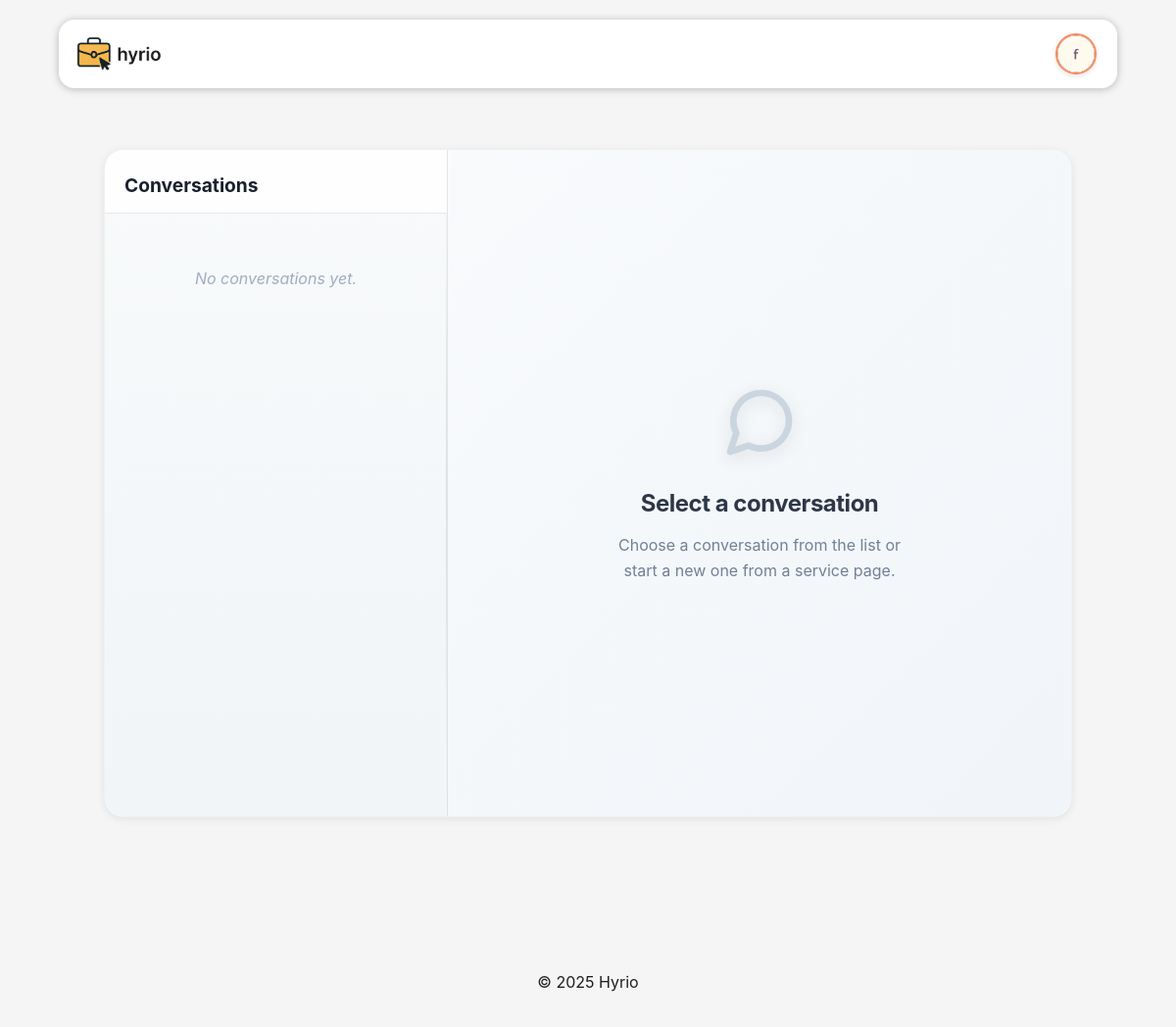
The app's page /pages/messages.php (signed in), older data.
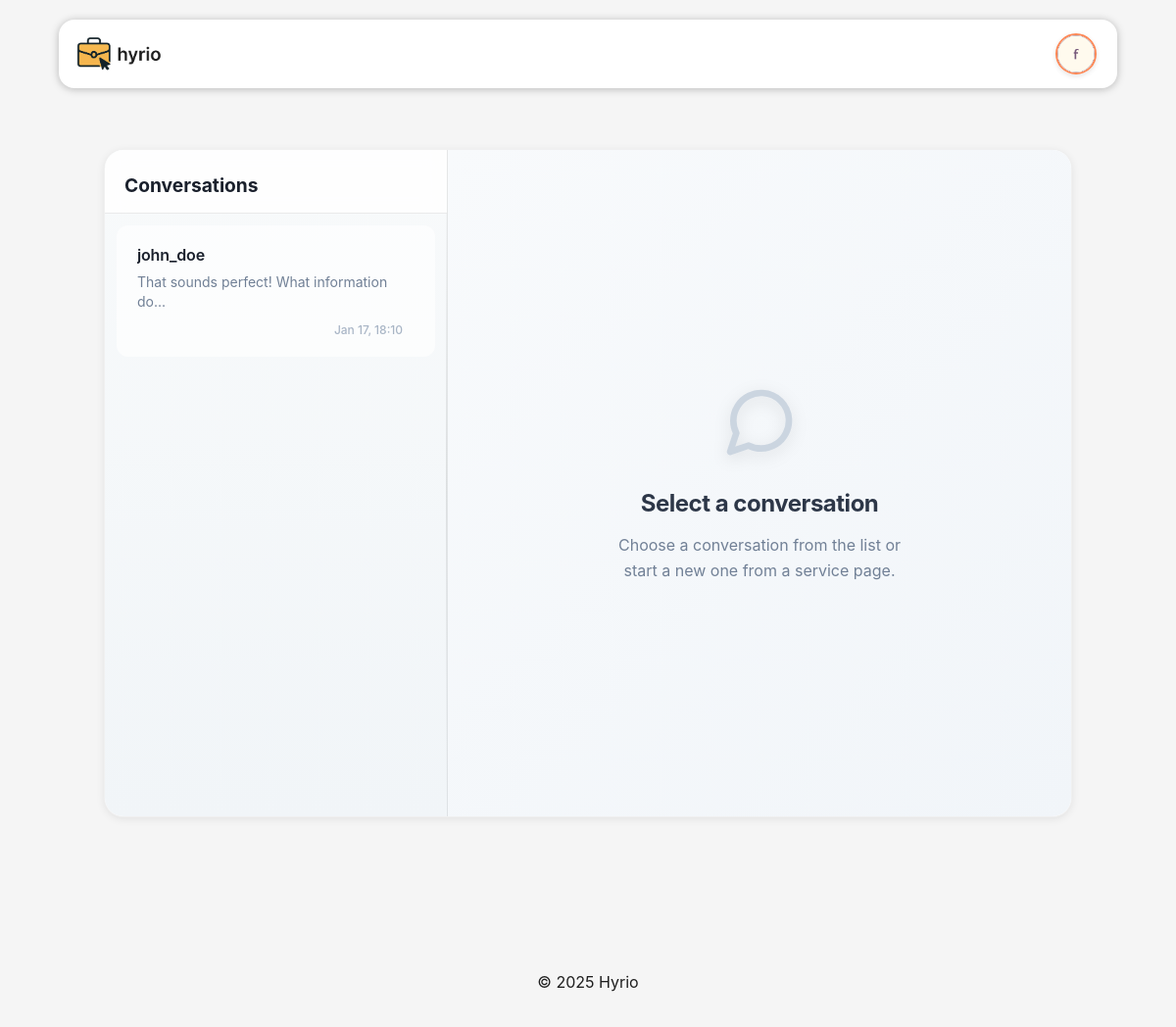
The same page, newer data.
### tables this page shows
CREATE TABLE messages (
  id INTEGER PRIMARY KEY,
  sender VARCHAR(255) NOT NULL REFERENCES users(username),
  receiver VARCHAR(255) NOT NULL REFERENCES users(username),
  message_text TEXT NOT NULL,
  timestamp INTEGER NOT NULL,
  read_timestamp INTEGER DEFAULT 0  -- 0 = unread, timestamp = when read
);

### database/classes/messages.php (called while the page is built, shortened)
<?php
function getConversations($db, $username)
{
    $query = $db->prepare("
            SELECT DISTINCT
                CASE
                    WHEN sender = :username THEN receiver
                    ELSE sender
                END AS other_user
            FROM messages
            WHERE sender = :username OR receiver = :username
        ");
    $query->execute(['username' => $username]);
    $conversations = $query->fetchAll(PDO::FETCH_ASSOC);
    $result = [];
    foreach ($conversations as $conv) {
        $otherUser = $conv['other_user'];
        $lastMsgQuery = $db->prepare("
                SELECT message_text, timestamp, sender
                FROM messages
                WHERE (sender = :username AND receiver = :other_user)
                   OR (sender = :other_user AND receiver = :username)
                ORDER BY timestamp DESC
                LIMIT 1
            ");
        $lastMsgQuery->execute(['username' => $username, 'other_user' => $otherUser]);
        $lastMessage = $lastMsgQuery->fetch(PDO::FETCH_ASSOC);
        $unreadQuery = $db->prepare("
                SELECT COUNT(*) as unread_count
                FROM messages
                WHERE sender = :other_user
                  AND receiver = :username
                  AND read_timestamp = 0
            ");
        $unreadQuery->execute([
            'other_user' => $otherUser,
            'username' => $username
        ]);
        $unreadData = $unreadQuery->fetch(PDO::FETCH_ASSOC);
        $result[] = [
            'other_user' => $otherUser,
            'last_message' => $lastMessage ? $lastMessage['message_text'] : '',
            'last_message_timestamp' => $lastMessage ? $lastMessage['timestamp'] : 0,
            'last_message_sender' => $lastMessage ? $lastMessage['sender'] : '',
            'unread_count' => $unreadData['unread_count']
        ];
    }
    usort($result, function ($a, $b) {
        return $b['last_message_timestamp'] - $a['last_message_timestamp'];
    });
    return $result;
}

### includes/auth.php (called while the page is built, shortened)
<?php
class Auth
{
    private static ?Auth $instance = null;
    public static function getInstance(): Auth
    {
        if (self::$instance === null) {
            self::$instance = new Auth();
        }
        return self::$instance;
    }
    public function getUser()
    {
        return $_SESSION['user'] ?? null;
    }
}

### pages/messages.php (the view, shortened to what the changed rows need)
<?php
require_once(__DIR__ . '/../database/classes/user.php');
require_once(__DIR__ . '/../database/classes/messages.php');
require_once(__DIR__ . '/../includes/auth.php');
require_once(__DIR__ . '/../includes/common.php');
$loggedInUser = Auth::getInstance()->getUser();
$username = $loggedInUser['username'];
$db = Database::getInstance();
$otherUser = isset($_GET['user']) ? $_GET['user'] : null;
$conversations = getConversations($db, $username);
echo '<link rel="stylesheet" href="/css/messages.css">';
?>
<main class="messages-container">
    <div class="messages-layout<?= $otherUser ? ' conversation-selected' : '' ?>">
        <aside class="conversations-sidebar">
            <h2>Conversations</h2>
            <div class="conversation-list">
                <?php
                if (empty($conversations) && !$otherUser): ?>
                    <p class="no-conversations">No conversations yet.</p>
                <?php else: ?>
                    <?php foreach ($conversations as $conversation):
                        $otherUsername = htmlspecialchars($conversation['other_user']);
                        $lastMessage = htmlspecialchars($conversation['last_message']);
                        $lastMessageTime = date('M j, H:i', $conversation['last_message_timestamp']);
                        $unreadCount = (int) $conversation['unread_count'];
                        $hasUnread = $unreadCount > 0;
                        $isSelected = ($otherUser === $otherUsername) ? 'selected' : '';
                        $unreadClass = $hasUnread ? 'unread' : '';
                        ?>
                        <a href="/pages/messages.php?user=<?= $otherUsername ?>"
                            class="conversation-item <?= $isSelected ?> <?= $unreadClass ?>">
                            <div class="conversation-info">
                                <div class="conversation-header-info">
                                    <h3><?= $otherUsername ?></h3>
                                </div>
                                <div class="last-message">
                                    <span class="message-preview">
                                        <?= mb_strlen($lastMessage) > 40 ? mb_substr($lastMessage, 0, 40) . '...' : $lastMessage ?>
                                    </span>
                                    <span class="message-time"><?= $lastMessageTime ?></span>
                                </div>
                            </div>
                        </a>
                    <?php endforeach; ?>
                <?php endif; ?>
            </div>
        </aside>
        <section class="message-area">
            <?php if ($otherUser): ?>
                <?php
                $messages = getMessages($db, $username, $otherUser);
                ?>
                <div class="conversation-header">
                    <button class="mobile-back-btn" onclick="goBackToConversations()">
                        <svg xmlns="http://www.w3.org/2000/svg" width="20" height="20" viewBox="0 0 24 24" fill="none"
                            stroke="currentColor" stroke-width="2" stroke-linecap="round" stroke-linejoin="round">
                            <path d="m15 18-6-6 6-6" />
                        </svg>
                        Back
                    </button>
                    <h2>
                        <?= htmlspecialchars($otherUser) ?>
                    </h2>
                    <div class="connection-status" id="connection-status">
                        <span class="status-indicator"></span>
                        <span class="status-text">Connected</span>
                    </div>
                </div>
                <div class="messages-list" id="messages-list">
                    <?php if (empty($messages)): ?>
                        <p class="no-messages">No messages yet. Start the conversation!</p>
                    <?php else: ?>
                        <?php foreach ($messages as $message): ?>
                            <?php
                            $isOwn = ($message['sender'] === $username);
                            $messageClass = $isOwn ? 'message-own' : 'message-other';
                            ?>
                            <div class="message-item <?= $messageClass ?>">
                                <div class="message-content">
                                    <p><?= htmlspecialchars($message['message_text']) ?></p>
                                    <span class="message-time"><?= date('M j, H:i', $message['timestamp']) ?></span>
                                </div>
                            </div>
                        <?php endforeach; ?>
                    <?php endif; ?>
                </div>
                <form class="message-form" method="post" data-ajax="true">
                    <input type="hidden" name="receiver" value="<?= htmlspecialchars($otherUser) ?>">
                    <div class="message-input-area">
                        <textarea name="message_text" placeholder="Type a message..." class="message-input"
                            rows="3"></textarea>
                    </div>
                    <div class="message-actions">
                        <button type="submit" class="send-btn">Send</button>
                    </div>
                </form>
                <script src="/js/messages.js"></script>
                <script>
                    // Mobile navigation function
                    function goBackToConversations() {
                        // For mobile, navigate to messages page without user parameter
                        if (window.innerWidth <= 768) {
                            window.location.href = '/pages/messages.php';
                        } else {
                            // For larger screens, also redirect to messages page
                            window.location.href = '/pages/messages.php';
                        }
                    }
                    // Initialize real-time messaging
                    document.addEventListener('DOMContentLoaded', function () {
                        // Initialize conversation list manager (always active)
                        window.conversationListManager = new ConversationListManager('<?= htmlspecialchars($username) ?>');
                        window.conversationListManager.init();
                        // Initialize message handler only if we have a conversation selected
                        <?php if ($otherUser): ?>
                            window.messagesHandler = new MessagesHandler({
                                otherUser: '<?= htmlspecialchars($otherUser) ?>',
                                currentUser: '<?= htmlspecialchars($username) ?>',
                                lastMessageId: <?= !empty($messages) ? end($messages)['id'] : 0 ?>
                            });
                            window.messagesHandler.init();
                        <?php endif; ?>
                        // Handle mobile conversation clicks
                        const conversationItems = document.querySelectorAll('.conversation-item');
                        conversationItems.forEach(item => {
                            item.addEventListener('click', function (e) {
                                if (window.innerWidth <= 768) {
                                    // On mobile, add transition effect and navigate
                                    const messagesLayout = document.querySelector('.messages-layout');
                                    if (messagesLayout) {
                                        messagesLayout.classList.add('conversation-selected');
                                        // Small delay for visual feedback, then navigate
                                        setTimeout(() => {
                                            window.location.href = item.getAttribute('href');
                                        }, 200);
                                        e.preventDefault();
                                        return false;
                                    }
                                }
                            });
                        });
                    });
                </script>
            <?php else: ?>
                <div class="no-conversation-selected">
                    <div class="placeholder-message">
                        <h2>Select a conversation</h2>
                    </div>
                </div>
            <?php endif; ?>
        </section>
    </div>
</main>

Row changes from the older to the newer data that the page shows:
added messages: sender "john_doe", message_text "That sounds perfect! What information do", timestamp "Jan 17, 18:10"
Text that changed along with them:
text no longer shown: "No conversations yet."
